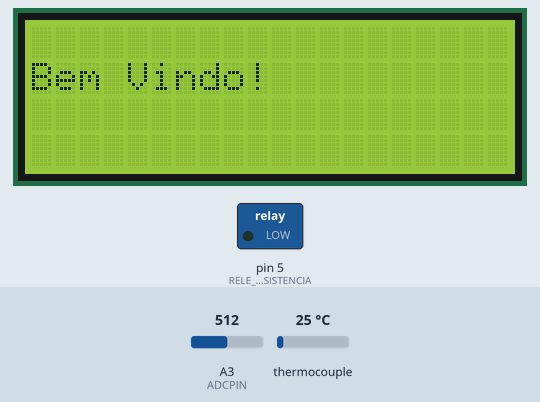
Recording of a sketch running on a simulated Arduino Uno, built with avr-gcc and run on an emulated ATmega328P. On the bench: 20×4 character LCD, switched loads named in the sketch (green lamp = pin HIGH). Wiring (inferred from the names in the program): MAX6675 thermocouple converter: CS pin 3; MISO pin 2; SCK pin 4. The inputs (shaded band) are chosen by the test bench; at power-on: A3 (ADCPIN) = 512, thermocouple 25 °C. Pins used as bus, display or sensor lines are not drawn; what the sketch prints to the serial monitor is not drawn.

Above: at 0.1 s.
At 1.1 s:
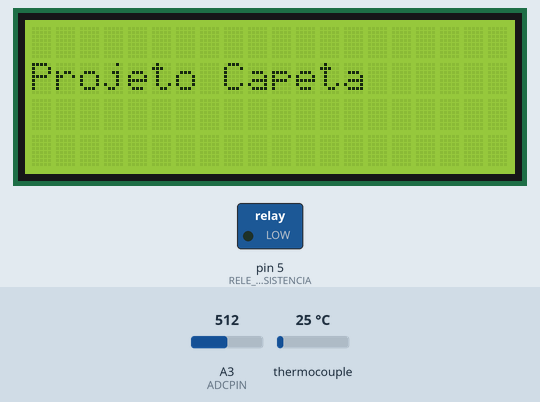
3.3 s: A3 (ADCPIN) set to 0
At 11.1 s:
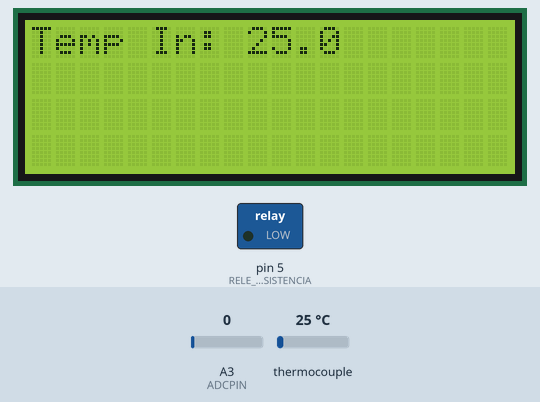
Timing chart, 0 to 11.5 s (numbered marks = the images above; inputs shaded):
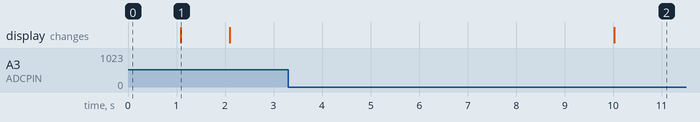

Measured:
- what the display in image 1 shows lasts 1.0 s, from 1.1 s to 2.1 s

The sketch:

teste3.ino
```cpp
#include <Wire.h>
#include <LiquidCrystal_I2C.h>
#include <SPI.h>
#include <PID_v1_bc.h>  // Biblioteca para controle PID
#include <math.h>
#include <max6675.h>
#include <SD.h>         // Biblioteca para comunicação com o cartão SD

LiquidCrystal_I2C lcd(0x27, 20, 4); // Endereço do LCD
File myFile;                        // Arquivo para armazenar dados no SD

#define MAX6675_SO 2
#define MAX6675_CS 3
#define MAX6675_SCK 4
#define RELE_RESISTENCIA 5  // Pino do relé da resistência
#define RELE_VENTILACAO 6   // Pino do relé da ventilação
#define ADCPIN A3           // Pino de leitura do sensor de temperatura (NTC 10k)
#define CS_PIN 10           // Pino de Chip Select (CS) para o SD Card

// Constantes para o NTC 10k
const double SERIES_RESISTOR = 10000.0;
const double BETA_COEFFICIENT = 3950.0;
const double ROOM_TEMP_RESISTANCE = 10000.0;
const double NOMINAL_TEMP = 25.0;

double temperatura;
double tempNTC;
double setPoint_resistencia = 27.5;
double input, output_resistencia, output_ventilacao;
double Kp = 2.0, Ki = 5.0, Kd = 1.0; // Ajustar conforme necessário

unsigned long tempoAnterior = 0;
const long intervaloTela = 10000;     // Intervalo de 10 segundos para atualizar a tela
unsigned long intervaloPID = 200;     // Intervalo para atualizar o PID

// Coeficientes da equação de correção
float intercepto = 3.267;
float slope = 0.938;

void setup() {
    analogReference(DEFAULT);
    Serial.begin(9600);
    lcd.init();
    lcd.backlight();
    pinMode(RELE_RESISTENCIA, OUTPUT);

    lcd.setCursor(0, 1);
    lcd.print("Bem Vindo!");
    delay(1000);
    lcd.clear();

    lcd.setCursor(0, 1);
    lcd.print("Projeto Capeta");
    delay(1000);
    lcd.clear();
}

void loop() {
    unsigned long currentMillis = millis();

    // Atualizar leitura e controle PID em intervalos rápidos
    if (currentMillis - tempoAnterior >= intervaloPID) {
        tempoAnterior = currentMillis;

        // Ler temperatura do termopar
        temperatura = leer_termopar();

        // Aplicar a equação de correção
        float temperaturaCorrigida = intercepto + slope * temperatura;
        input = temperaturaCorrigida;

        // Ler a temperatura do sensor NTC
        tempNTC = lerNTC(ADCPIN);

        // Enviar dados para monitor serial
        Serial.print("Temp. In (termopar corrigido): ");
        Serial.print(input, 2);
        Serial.print(" C, Temp. Out (NTC): ");
        Serial.print(tempNTC, 2);
        Serial.println(" C");

        // Aqui você pode comparar manualmente a leitura do termopar corrigido
        // com o valor observado no termômetro digital externo.

        // Registrar dados no arquivo CSV
        //logToFile(temperaturaCorrigida, tempNTC);
    }

    // Alternar entre telas a cada 10 segundos
    if (currentMillis % intervaloTela < intervaloPID) {
        lcd.clear();
        lcd.setCursor(0, 0);
        lcd.print("Temp In: ");
        lcd.print(temperatura, 1);

        //lcd.setCursor(0, 1);
        //lcd.print("Temp Out: ");
        //lcd.print(tempNTC, 1);
    }
}

double leer_termopar() {
    uint16_t v;
    pinMode(MAX6675_CS, OUTPUT);
    pinMode(MAX6675_SO, INPUT);
    pinMode(MAX6675_SCK, OUTPUT);

    digitalWrite(MAX6675_CS, LOW);

    // Usar micros() para medir o tempo ao invés de delay()
    unsigned long startMicros = micros();
    while (micros() - startMicros < 1);  // Esperar 1 microsegundo

    v = shiftIn(MAX6675_SO, MAX6675_SCK, MSBFIRST);
    v <<= 8;
    v |= shiftIn(MAX6675_SO, MAX6675_SCK, MSBFIRST);

    digitalWrite(MAX6675_CS, HIGH);
    if (v & 0x4) {
        return NAN;  // Termopar desconectado
    }

    v >>= 3;
    return v * 0.25;
}

double lerNTC(int sensorPin) {
    int adcValue = analogRead(sensorPin);

    if (adcValue == 0) {
        return NAN;
    }

    double resistance = SERIES_RESISTOR * (1023.0 / adcValue - 1.0);
    double steinhart;
    steinhart = resistance / ROOM_TEMP_RESISTANCE;
    steinhart = log(steinhart);
    steinhart /= BETA_COEFFICIENT;
    steinhart += 1.0 / (NOMINAL_TEMP + 273.15);
    steinhart = 1.0 / steinhart;
    steinhart -= 273.15;
    return steinhart;
}
```
